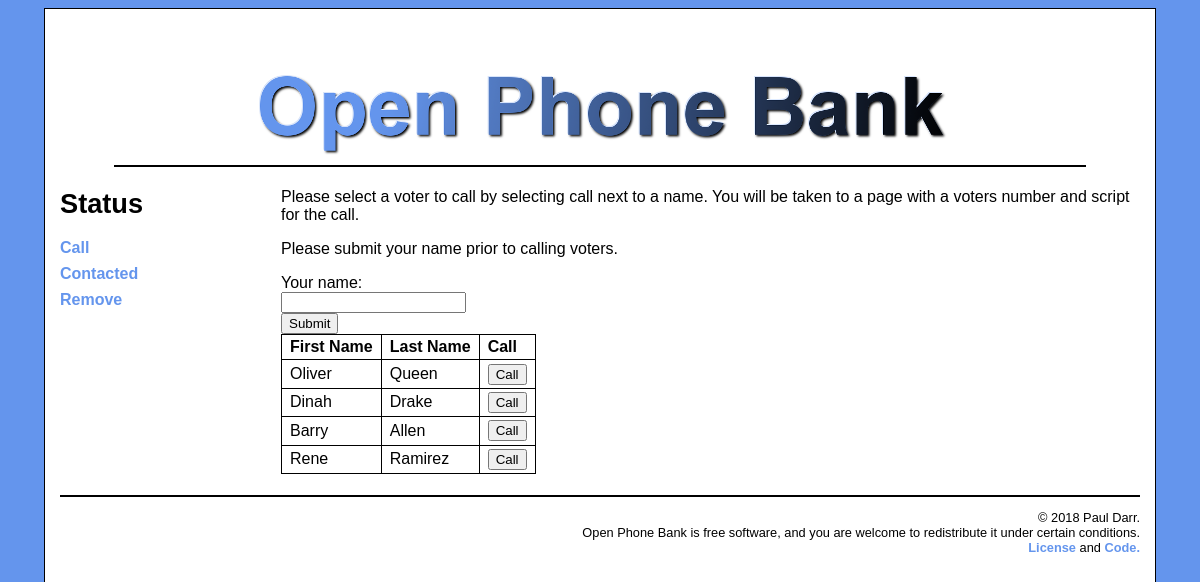
Page /user_panel/index.php on the committed database.
### tables this page shows
CREATE TABLE categories (
  categoryID       INT(11)        NOT NULL   AUTO_INCREMENT,
  categoryName     VARCHAR(255)   NOT NULL,
  PRIMARY KEY (categoryID)
);

CREATE TABLE voters (
  voterID          INT(11)        NOT NULL   AUTO_INCREMENT,
  categoryID       INT(11)        NOT NULL,
  firstName        VARCHAR(255)   NOT NULL,
  lastName         VARCHAR(255)   NOT NULL,
  phone            VARCHAR(12)    NOT NULL,
  city             VARCHAR(45)    NOT NULL,
  party            VARCHAR(45)    NOT NULL,
  PRIMARY KEY (voterID),
  INDEX categoryID (categoryID)
);

### model/category_db.php (called while the page is built, shortened)
<?php
function get_categories() {
    global $db;
    $query = 'SELECT * FROM categories
              ORDER BY categoryID';
    $statement = $db->prepare($query);
    $statement->execute();
    return $statement;
}
function get_category_name($category_id) {
    global $db;
    $query = 'SELECT * FROM categories
              WHERE categoryID = :category_id';
    $statement = $db->prepare($query);
    $statement->bindValue(':category_id', $category_id);
    $statement->execute();
    $category = $statement->fetch();
    $category_name = $category['categoryName'];
    return $category_name;
}
?>

### model/voters_db.php (called while the page is built, shortened)
<?php
function get_voters_by_category($category_id) {
    global $db;
    $query = 'SELECT * FROM voters
              WHERE voters.categoryID = :category_id
              ORDER BY voterID';
    $statement = $db->prepare($query);
    $statement->bindValue(":category_id", $category_id);
    $statement->execute();
    $voters = $statement->fetchAll();
    return $voters;
}
?>

### user_panel/voter_list.php (the view, shortened to what this page needs)
<?php include '../view/header.php'; ?>
<main>
    <aside>
        <h2>Status</h2>
        <?php include '../view/category_nav.php'; ?>
    </aside>
    <section>
        <p>Please select a voter to call by selecting call next to a name. You will be taken to a page with a voters number and script for the call.</p>
        <p>Please submit your name prior to calling voters.</p>
        <form method="post" action=".">
            <label>Your name:</label><br>
            <input type="text" name="userName" value="<?php echo $_SESSION['userName'];?>"/><br>
            <input type="submit" name="Submit_Name" value="Submit" />
        </form>
        <div class="table">
        <table>
            <tr>
                <th>First Name</th>
                <th>Last Name</th>
                <th>Call</th>
            </tr>
            <?php foreach ($voters as $voter) : ?>
            <tr>
                <td><?php echo $voter['firstName']; ?></td>
                <td><?php echo $voter['lastName']; ?></td>
                <td><form action="." method="post">
                    <input type="submit" value="Call">
                </form></td>
            </tr>
            <?php endforeach; ?>
        </table>
        </div>
    </section>
</main>
<?php include '../view/footer.php'; ?>

### view/category_nav.php
<nav>
    <ul>
        <?php foreach($categories as $category) : ?>
        <li>
            <a href="?category_id=<?php
                      echo $category['categoryID']; ?>">
                <?php echo $category['categoryName']; ?>
            </a>
        </li>
        <?php endforeach; ?>
    </ul>
</nav>

### resources/css/main.css (style rules this page uses)
html { background-color: #6495ED; }
body { font-family: Arial, sans-serif; padding: 40px 15px; max-width: 90% !important; margin-right: auto; margin-left: auto; background-color: white; border: 1px solid black; }
aside { float: left; width: 20%; }
section { float: left; width: 79%; padding: 5px 5px 5px 5px; }
.table { overflow-x: auto; }
h1,h2,h3,h4,h5,h6 { font-family: Arial, sans-serif; }
h2 { font-size: 1.7em; line-height: 1em; }
ul { list-style-type: none; margin: 0; padding-left: 0; padding-bottom: 1em; }
li { padding-bottom: 0.5em; }
a { color: #6495ED; font-weight: bold; text-decoration: none; }
table { border: 1px solid black; border-collapse: collapse; margin-bottom: 1em; }
td, th { border: 1px solid black; padding: .2em .5em .2em .5em; text-align: left; }

### rows in the picture
categories: categoryName "Call"
categories: categoryName "Contacted"
categories: categoryName "Remove"
voters: firstName "Oliver", lastName "Queen"
voters: firstName "Dinah", lastName "Drake"
voters: firstName "Barry", lastName "Allen"
voters: firstName "Rene", lastName "Ramirez"
